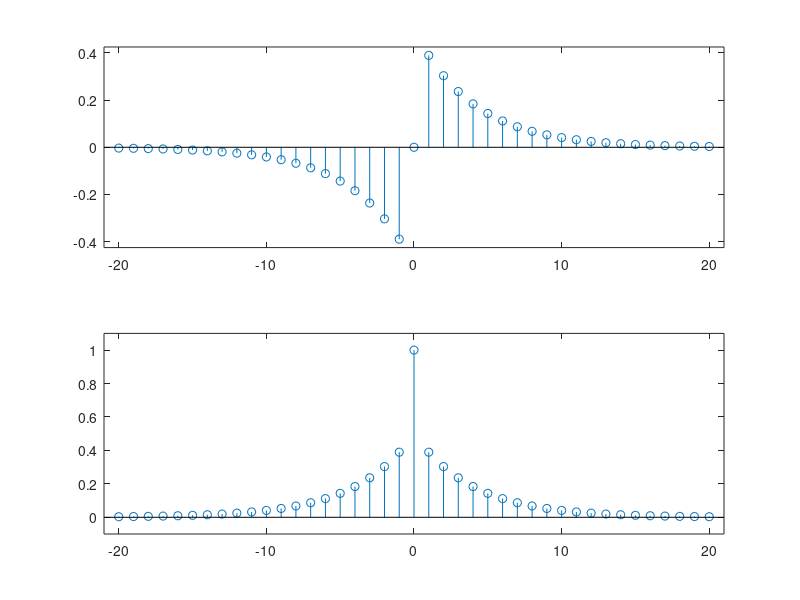

Recreate this plot in MATLAB.
% x[n]: Signal given for Question 5
n = (-10:26)';
u = zeros(length(n), 1);
u(n >= 0) = 1;
expn = exp(-n/4);
x = u .* expn;
stem(n, x);
ylim([-0.1, 1.1]);
xlim([min(n)-1, max(n)+1]);

N = (-20:20)';
u = zeros(length(N), 1);
u (N >= 0) = 1;
expn = exp(-N/4);
u_in = zeros(length(N), 1);
u_in(-N >= 0) = 1;
expn_in = exp(N/4);
x = u .* expn;
x_in = u_in .* expn_in;

% Plot Odd{x[n]} and Even{x[n]}
oddX = (x - x_in) / 2;
evenX = (x + x_in) / 2;

subplot(2, 1, 1);
stem(N, oddX);
ylim([-0.425, 0.425]);
xlim([min(N)-1, max(N)+1]);

subplot(2, 1, 2);
stem(N, evenX);
ylim([-0.1, 1.1]);
xlim([min(N)-1, max(N)+1]);